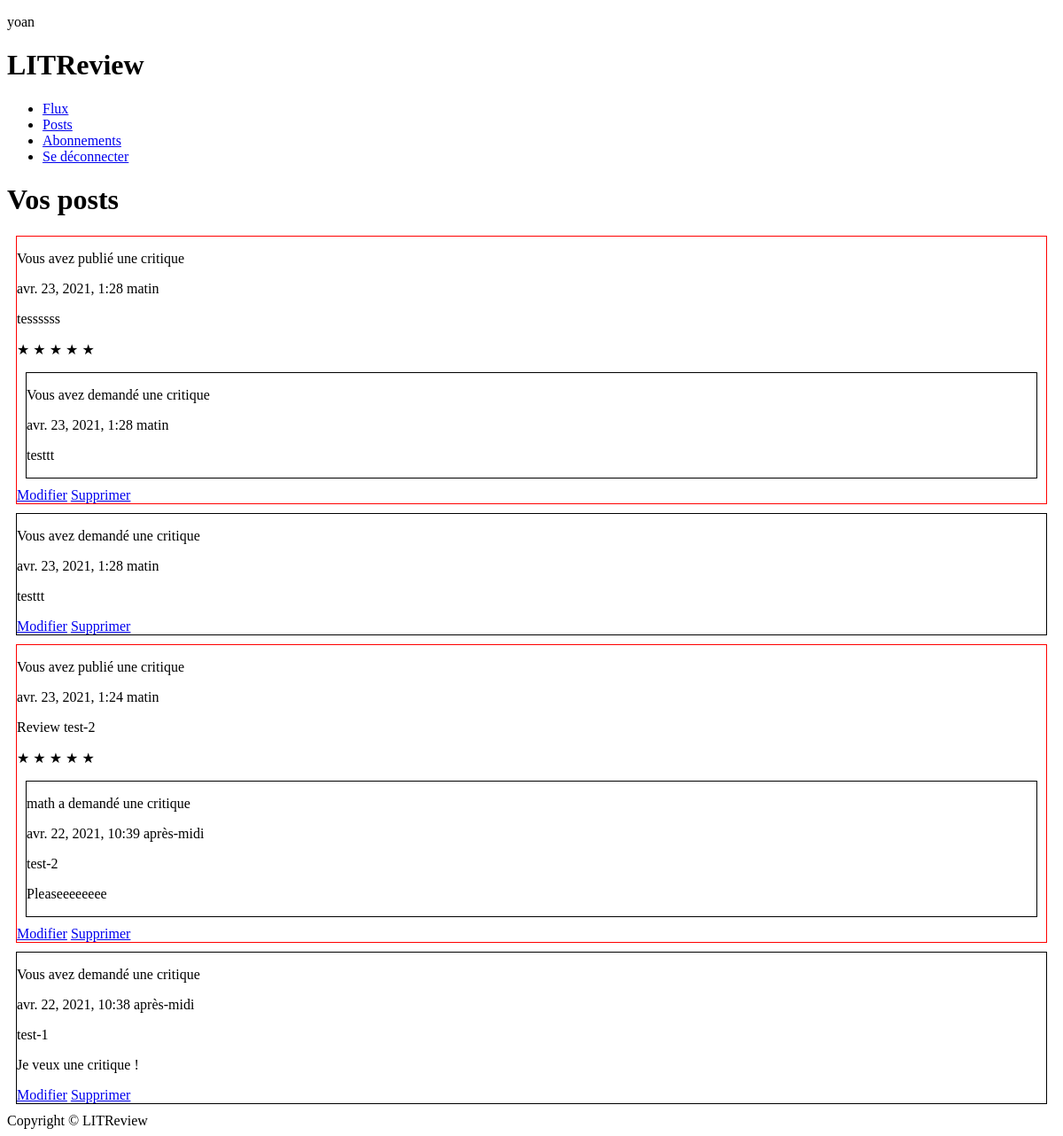
Before: /feed/posts/ (signed in) with the older database file.
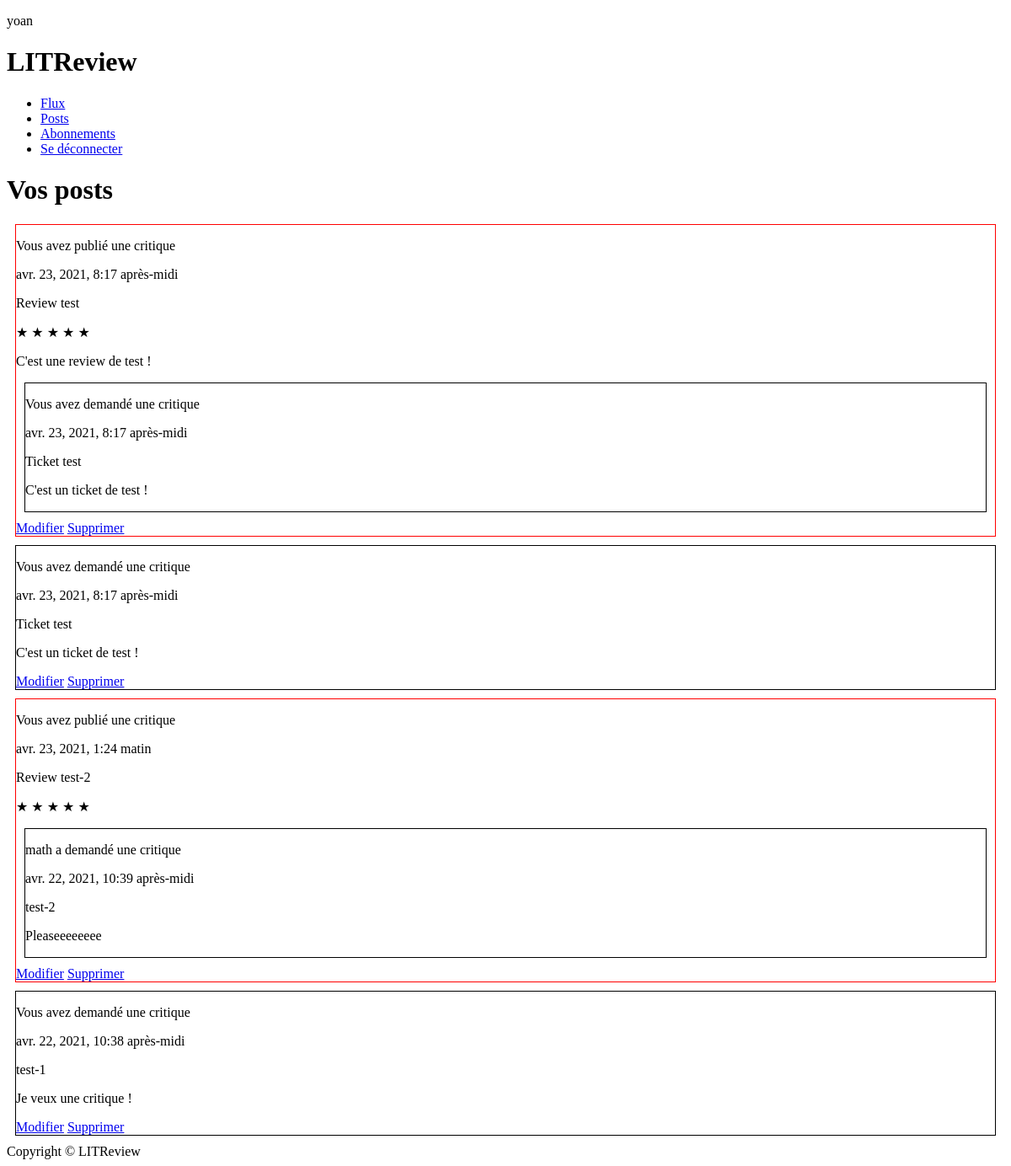
After: the same page with the newer database file.
### posts/models.py (models this page shows)
class Review(models.Model):
    ticket = models.ForeignKey(to=Ticket, on_delete=models.CASCADE)
    rating = models.PositiveSmallIntegerField(validators=[MinValueValidator(0), MaxValueValidator(5)])
    user = models.ForeignKey(to=settings.AUTH_USER_MODEL, on_delete=models.CASCADE)
    headline = models.CharField(max_length=128)
    body = models.TextField(max_length=8192, blank=True)
    time_created = models.DateTimeField(auto_now_add=True)

class Ticket(models.Model):
    title = models.CharField(max_length=128)
    description = models.TextField(max_length=2048, blank=True)
    user = models.ForeignKey(to=settings.AUTH_USER_MODEL, on_delete=models.CASCADE)
    image = models.ImageField(null=True, blank=True)
    time_created = models.DateTimeField(auto_now_add=True)

### posts/views.py (the view)
# urls.py: path('feed/', include('posts.urls')),
@login_required
def posts(request):
    reviews = Review.objects.filter(user=request.user)
    reviews = reviews.annotate(content_type=Value('REVIEW', CharField()))
    tickets = Ticket.objects.filter(user=request.user)
    tickets = tickets.annotate(content_type=Value('TICKET', CharField()))
    posts = sorted(chain(reviews, tickets), key=lambda post: post.time_created, reverse=True)
    return render(request, 'posts/posts.html', {'posts': posts})

### posts/templates/posts/posts.html
{% extends 'posts/base.html' %}
{% block content %}
<h1>Vos posts</h1>
{% for post in posts %}
    {% if post.content_type == 'TICKET' %}
        {% include 'posts/ticket_snippet.html' with ticket=post my_ticket=True %}
    {% elif post.content_type == 'REVIEW' %}
        {% include 'posts/review_snippet.html' with review=post my_review=True %}
    {% endif %}
{% endfor %}
{% endblock %}

### posts/templates/posts/review_snippet.html
<div class="review" style="border: 1px solid red; margin: 10px;">
    {% if review.user == user %}
    <p>Vous avez publié une critique</p>
    {% else %}
    <p>{{ review.user }} a publié une critique</p>
    {% endif %}
    <p>{{ review.time_created }}</p>
    <p>{{ review.headline }}</p>
    <p>{% for i in ''|center:review.rating %} &#x2605; {% endfor %}</p>
    <p>{{ review.body }}</p>
    {% include 'posts/ticket_snippet.html' with ticket=review.ticket %}
    {% if my_review %}
    <a href="{% url 'posts:edit_review' review.headline %}">Modifier</a>
    <a href="{% url 'posts:delete_review' review.headline %}">Supprimer</a>
    {% endif %}
</div>

### posts/templates/posts/ticket_snippet.html (shortened to what this page needs)
<div class="ticket" style="border: 1px solid black; margin: 10px;">
    {% if ticket.user == user %}
    <p>Vous avez demandé une critique</p>
    {% else %}
    <p>{{ ticket.user }} a demandé une critique</p>
    {% endif %}
    <p>{{ ticket.time_created }}</p>
    <p>{{ ticket.title }}</p>
    <p>{{ ticket.description }}</p>
    {% if my_ticket %}
    <a href="{% url 'posts:edit_ticket' ticket.title %}">Modifier</a>
    <a href="{% url 'posts:delete_ticket' ticket.title %}">Supprimer</a>
    {% endif %}
</div>

Changed rows visible on the page:
removed Review: shows "Vous avez publié une critique", time_created "avr. 23, 2021, 1:28 matin", headline "tessssss", rating 5 (drawn), shows "Vous avez demandé une critique", shows "Modifier"
removed Ticket: time_created "avr. 23, 2021, 1:28 matin", title "testtt", shows "Vous avez demandé une critique", shows "Modifier"
added Review: shows "Vous avez publié une critique", time_created "avr. 23, 2021, 8:17 après-midi", headline "Review test", rating 5 (drawn), body "C'est une review de test !", shows "Vous avez demandé une critique", shows "Modifier"
added Ticket: time_created "avr. 23, 2021, 8:17 après-midi", title "Ticket test", description "C'est un ticket de test !", shows "Vous avez demandé une critique", shows "Modifier"
